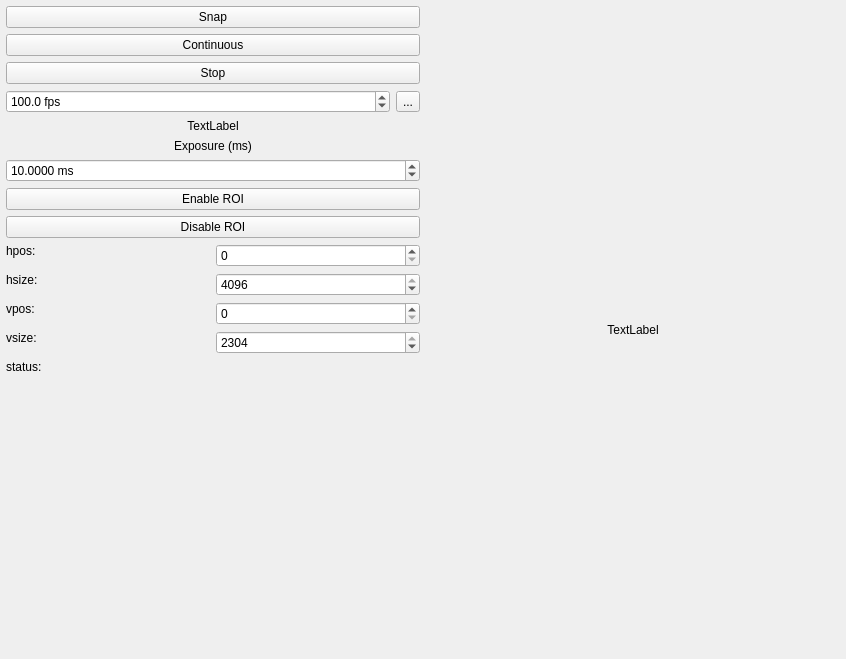
<?xml version="1.0" encoding="UTF-8"?>
<ui version="4.0">
 <class>Form</class>
 <widget class="QWidget" name="Form">
  <property name="geometry">
   <rect>
    <x>0</x>
    <y>0</y>
    <width>846</width>
    <height>659</height>
   </rect>
  </property>
  <property name="windowTitle">
   <string>Form</string>
  </property>
  <layout class="QHBoxLayout" name="horizontalLayout_2">
   <property name="leftMargin">
    <number>6</number>
   </property>
   <property name="topMargin">
    <number>6</number>
   </property>
   <property name="rightMargin">
    <number>6</number>
   </property>
   <property name="bottomMargin">
    <number>6</number>
   </property>
   <item>
    <layout class="QHBoxLayout" name="horizontalLayout">
     <item>
      <layout class="QVBoxLayout" name="verticalLayout">
       <item>
        <widget class="QPushButton" name="snapButton">
         <property name="toolTip">
          <string>Take a single image</string>
         </property>
         <property name="text">
          <string>Snap</string>
         </property>
         <property name="icon">
          <iconset>
           <normaloff>:/qtutils/fugue/control-stop.png</normaloff>:/qtutils/fugue/control-stop.png</iconset>
         </property>
        </widget>
       </item>
       <item>
        <widget class="QPushButton" name="continuousButton">
         <property name="toolTip">
          <string>Acquire images continuously</string>
         </property>
         <property name="text">
          <string>Continuous</string>
         </property>
         <property name="icon">
          <iconset>
           <normaloff>:/qtutils/fugue/control.png</normaloff>:/qtutils/fugue/control.png</iconset>
         </property>
        </widget>
       </item>
       <item>
        <widget class="QPushButton" name="stopButton">
         <property name="toolTip">
          <string>Stop acquiring images</string>
         </property>
         <property name="text">
          <string>Stop</string>
         </property>
         <property name="icon">
          <iconset>
           <normaloff>:/qtutils/fugue/control-stop-square.png</normaloff>:/qtutils/fugue/control-stop-square.png</iconset>
         </property>
        </widget>
       </item>
       <item>
        <layout class="QHBoxLayout" name="horizontalLayout_3">
         <property name="topMargin">
          <number>0</number>
         </property>
         <item>
          <widget class="QDoubleSpinBox" name="maxRateSpinBox">
           <property name="toolTip">
            <string>&lt;html&gt;&lt;head/&gt;&lt;body&gt;&lt;p&gt;Maximum frame rate in continuous acquisition mode. Use this to reduce load on the computer during continuous acquisition,otherwise frames are acquired as quickly as possible, which may not be desirable on slower computers.&lt;/p&gt;&lt;/body&gt;&lt;/html&gt;</string>
           </property>
           <property name="specialValueText">
            <string>No max rate</string>
           </property>
           <property name="prefix">
            <string/>
           </property>
           <property name="suffix">
            <string> fps</string>
           </property>
           <property name="decimals">
            <number>1</number>
           </property>
           <property name="maximum">
            <double>999999</double>
           </property>
           <property name="value">
            <double>100</double>
           </property>
          </widget>
         </item>
         <item>
          <widget class="QToolButton" name="noMaxButton">
           <property name="toolTip">
            <string>No max rate</string>
           </property>
           <property name="text">
            <string>...</string>
           </property>
           <property name="icon">
            <iconset>
             <normaloff>:/qtutils/fugue/arrow-turn-180-left.png</normaloff>:/qtutils/fugue/arrow-turn-180-left.png</iconset>
           </property>
          </widget>
         </item>
        </layout>
       </item>
       <item>
        <widget class="QLabel" name="fpsLabel">
         <property name="text">
          <string>TextLabel</string>
         </property>
         <property name="alignment">
          <set>Qt::AlignCenter</set>
         </property>
        </widget>
       </item>
       <item>
        <widget class="QLabel" name="exposureLabel">
         <property name="text">
          <string>Exposure (ms)</string>
         </property>
         <property name="alignment">
          <set>Qt::AlignCenter</set>
         </property>
        </widget>
       </item>
       <item>
        <widget class="QDoubleSpinBox" name="exposureSpinBox">
         <property name="toolTip">
         <string>&lt;html&gt;&lt;head/&gt;&lt;body&gt;&lt;p&gt;Exposure time for each camera image.&lt;/p&gt;&lt;/body&gt;&lt;/html&gt;</string>
         </property>
          <property name="prefix">
         <string/>
         </property>
         <property name="suffix">
         <string> ms</string>
         </property>
         <property name="decimals">
         <number>4</number>
         </property>
         <property name="maximum">
         <double>1800000</double>
         </property>
         <property name="minimum">
         <double>0</double>
         </property>
         <property name="value">
         <double>10</double>
         </property>
        <property name="singleStep">
        <double>0.05</double>
        </property>
        </widget>
       </item>
       <item>
        <widget class="QPushButton" name="enableRoiButton">
         <property name="toolTip">
          <string>Enable Image ROI Mode</string>
         </property>
         <property name="text">
          <string>Enable ROI</string>
         </property>
         <property name="icon">
          <iconset>
           <normaloff>:/qtutils/fugue/image-select.png</normaloff>:/qtutils/fugue/image-select.png</iconset>
         </property>
        </widget>
       </item>
       <item>
        <widget class="QPushButton" name="disableRoiButton">
         <property name="toolTip">
          <string>Disable Image ROI Mode</string>
         </property>
         <property name="text">
          <string>Disable ROI</string>
         </property>
         <property name="icon">
          <iconset>
           <normaloff>:/qtutils/fugue/image-resize.png</normaloff>:/qtutils/fugue/image-resize.png</iconset>
         </property>
        </widget>
       </item>
       <item>
        <layout class="QHBoxLayout" name="horizontalLayout_hpos">
         <property name="topMargin">
          <number>0</number>
         </property>
         <item>
          <widget class="QLabel" name="hposLabel">
            <property name="text">
              <string>hpos:</string>
            </property>
            <property name="alignment">
              <set>Qt::AlignLeft</set>
            </property>
          </widget>
         </item>
         <item>
          <widget class="QSpinBox" name="hposBox">
           <property name="toolTip">
            <string>&lt;html&gt;&lt;head/&gt;&lt;body&gt;&lt;p&gt;Initial Horizontal Position of Acquired Image&lt;/p&gt;&lt;/body&gt;&lt;/html&gt;</string>
           </property>
           <property name="maximum">
            <number>4092</number>
           </property>
           <property name="minimum">
            <number>0</number>
           </property>
           <property name="value">
            <number>0</number>
           </property>
           <property name="singleStep">
            <number>4</number>
           </property>
          </widget>
         </item>
        </layout>
       </item>
       <item>
        <layout class="QHBoxLayout" name="horizontalLayout_hsize">
         <property name="topMargin">
          <number>0</number>
         </property>
         <item>
          <widget class="QLabel" name="hsizeLabel">
            <property name="text">
              <string>hsize:</string>
            </property>
            <property name="alignment">
              <set>Qt::AlignLeft</set>
            </property>
          </widget>
         </item>
         <item>
          <widget class="QSpinBox" name="hsizeBox">
           <property name="toolTip">
            <string>&lt;html&gt;&lt;head/&gt;&lt;body&gt;&lt;p&gt;Horizontal Width of Acquired Image&lt;/p&gt;&lt;/body&gt;&lt;/html&gt;</string>
           </property>
           <property name="maximum">
            <number>4096</number>
           </property>
           <property name="minimum">
            <number>0</number>
           </property>
           <property name="value">
            <number>4096</number>
           </property>
           <property name="singleStep">
            <number>4</number>
           </property>
          </widget>
         </item>
        </layout>
       </item>
       <item>
        <layout class="QHBoxLayout" name="horizontalLayout_vpos">
         <property name="topMargin">
          <number>0</number>
         </property>
         <item>
          <widget class="QLabel" name="vposLabel">
            <property name="text">
              <string>vpos:</string>
            </property>
            <property name="alignment">
              <set>Qt::AlignLeft</set>
            </property>
          </widget>
         </item>
         <item>
          <widget class="QSpinBox" name="vposBox">
           <property name="toolTip">
            <string>&lt;html&gt;&lt;head/&gt;&lt;body&gt;&lt;p&gt;Initial Vertical Position of Acquired Image&lt;/p&gt;&lt;/body&gt;&lt;/html&gt;</string>
           </property>
           <property name="maximum">
            <number>2300</number>
           </property>
           <property name="minimum">
            <number>0</number>
           </property>
           <property name="value">
            <number>0</number>
           </property>
           <property name="singleStep">
            <number>4</number>
           </property>
          </widget>
         </item>
        </layout>
       </item>
       <item>
        <layout class="QHBoxLayout" name="horizontalLayout_vsize">
         <property name="topMargin">
          <number>0</number>
         </property>
          <item>
          <widget class="QLabel" name="hposLabel">
            <property name="text">
              <string>vsize:</string>
            </property>
            <property name="alignment">
              <set>Qt::AlignLeft</set>
            </property>
          </widget>
         </item>
         <item>
          <widget class="QSpinBox" name="vsizeBox">
           <property name="toolTip">
            <string>&lt;html&gt;&lt;head/&gt;&lt;body&gt;&lt;p&gt;Vertical Size of Acquired Image&lt;/p&gt;&lt;/body&gt;&lt;/html&gt;</string>
           </property>
           <property name="maximum">
            <number>2304</number>
           </property>
           <property name="minimum">
            <number>0</number>
           </property>
           <property name="value">
            <number>2304</number>
           </property>
           <property name="singleStep">
            <number>4</number>
           </property>
          </widget>
         </item>
        </layout>
       </item>
       <item>
        <layout class="QHBoxLayout" name="horizontalLayout_status">
         <property name="topMargin">
          <number>0</number>
         </property>
          <item>
           <widget class="QLabel" name="statusLabel">
            <property name="text">
              <string>status:</string>
            </property>
            <property name="alignment">
              <set>Qt::AlignLeft</set>
            </property>
          </widget>
         </item>
         <item>
          <widget class="QLabel" name="statusGood">
           <property name="toolTip">
            <string>&lt;html&gt;&lt;head/&gt;&lt;body&gt;&lt;p&gt;Camera ROI and Exposure Properly Programmed&lt;/p&gt;&lt;/body&gt;&lt;/html&gt;</string>
           </property>
           <!-- <property name="pixmap">
            <pixmap>
              <string>:/qtutils/fugue/tick.png</string>
            </pixmap>
           </property> -->
          </widget>
         </item>
          <item>
          <widget class="QLabel" name="statusBad">
           <property name="toolTip">
            <string>&lt;html&gt;&lt;head/&gt;&lt;body&gt;&lt;p&gt;Error: Camera ROI and Exposure Not Programmed&lt;/p&gt;&lt;/body&gt;&lt;/html&gt;</string>
           </property>
           <!-- <property name="pixmap">
           <pixmap>
            <string>:/qtutils/fugue/cross.png</string>
            </pixmap>
           </property> -->
          </widget>
         </item>
        </layout>
       </item>
       <item>
        <spacer name="verticalSpacer">
         <property name="orientation">
          <enum>Qt::Vertical</enum>
         </property>
         <property name="sizeHint" stdset="0">
          <size>
           <width>20</width>
           <height>40</height>
          </size>
         </property>
        </spacer>
       </item>
      </layout>
     </item>
     <item>
      <layout class="QVBoxLayout" name="verticalLayout4">
        <item>
          <widget class="QLabel" name="imageLabel">
          <property name="text">
            <string>TextLabel</string>
          </property>
          <property name="alignment">
            <set>Qt::AlignCenter</set>
          </property>
          </widget>
        </item>
      </layout>
     </item>
    </layout>
   </item>
  </layout>
 </widget>
 <resources>
  <include location="../../../clones/qtutils/qtutils/icons/icons.qrc"/>
 </resources>
 <connections/>
</ui>
